Frame 1 (no input): blank canvas, image omitted
Frame 60 (the mouse pressed at the canvas centre just before this capture): blank canvas, image omitted
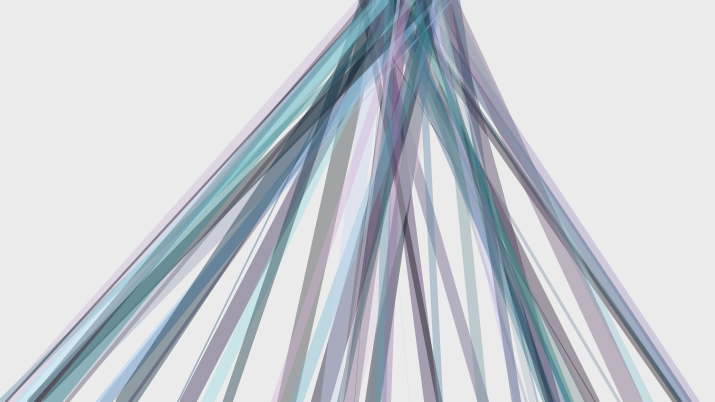
Frame 120 (the mouse held since frame 60 and released just before this capture)

The Processing sketch whose frames 1 and 60 were blank and that drew this single picture after the mouse press (run headless with seeded random() and noise(); from frame 60 on, the mouse is pressed at the canvas centre):

// Processing sketch: processing_11238
// ── processing_11238.pde

void setup()  {
size(715, 402);
smooth();
background(235);

}
  
 void draw()   {
   frameRate(12);
  if (mousePressed == true)  {
  int i = int(random(715));
  float r = random(255);
  float x = random(0, width);
  strokeWeight(random(20));
  stroke(r - random(1, 100), r - random(0, 50), r, 100);
  line(mouseX + random(100), 0, x, height);
}
 }
 
  void keyPressed()   {
 
  if (key == 'z')  {
       background(235);
       strokeWeight(10);
    }
   
   
    if (key == 'a')  {
  
         stroke(0);
         strokeWeight(1);
         rect(random(715), random(402), 715, 10);
       }
       
       if (key == 's')  {
  
         stroke(0);
         strokeWeight(1);
         rect(random(715), random(402), 10, 402);
       }
    
   
   
   
   
 }
 
 
   
   
    
   
